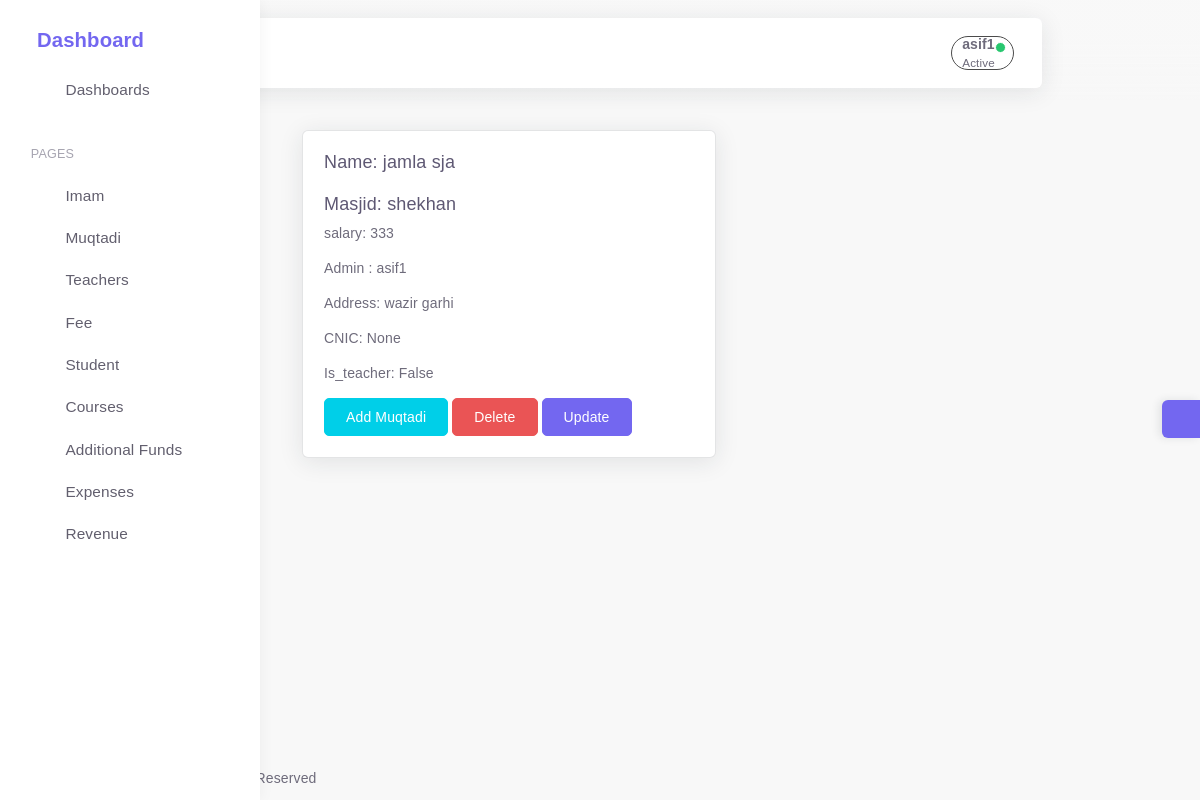
The app's page /imamdetail/9 (signed in) with its own data.
### app/models.py (models this page shows, shortened)
class Cusmanager(models.Model):
    is_deleted=models.BooleanField(default=False)
    objects=Softdeletemanager()
    allobjects=models.Manager()
    class Meta:
        abstract=True

class Teacher(Cusmanager):
        name=models.CharField(max_length=30)
        address=models.CharField(max_length=60,blank=True, null=True)
        is_imam=models.BooleanField(default=False)
        is_teacher=models.BooleanField(default=False)
        cnic=models.PositiveIntegerField(blank=True, null=True,validators=[validate_cnic])
        salary=models.PositiveIntegerField(validators=[validate_money])
        phone=models.IntegerField(validators=[validate_phone],help_text="Enter phone number without zero")
        courses=models.ManyToManyField('Courses' ,blank=True)
        educenter=models.ForeignKey("Educenter",on_delete=models.CASCADE)
        qualification=models.CharField(max_length=50,null=True,blank=True)
        admission_date= models.IntegerField(default=today.day, validators=[validate_date])
        adm_month= models.IntegerField(default=today.month,validators=[validate_date])
        adm_year= models.IntegerField(default=today.year, validators=[validate_year])

class Educenter(Cusmanager):
    useradmin = models.OneToOneField(Useradmin, on_delete=models.CASCADE)
    name=models.CharField(max_length=50)
    address=models.CharField(max_length=60)

### app/views.py (the view)
# urls.py: path('imamdetail/<pk>',Imamdetail.as_view(),name='imamdetail'),
class Imamdetail(LoginRequiredMixin,DetailView):
    kwargs=id
    template_name="imam/imamdetail.html"
    model=Teacher
    context_object_name="educen"
    fields='__all__'

### app/cusmanager.py (called while the page is built)
    def get_queryset(self):
        return super().get_queryset().filter(is_deleted=False)

### templates/Imam/imamdetail.html (shortened to what this page needs)
{% extends 'base.html' %}
{% block content %}
<div class="col-sm-6">
    <div class="card">
      <div class="card-body">
        <h5 class="card-title">
          Name: {{ educen.name }}
        </h5>
        <h4>Masjid:  {{educen.educenter.name}}</h4>
        <p class="card-text"> salary:  {{educen.salary}}</p>
        <p class="card-text"> Admin : {{educen.educenter.useradmin}}</p>
        <p class="card-text"> Address:  {{educen.address}}</p>
        <p class="card-text"> CNIC:  {{educen.cnic}}</p>
        <p class="card-text"> Is_teacher:  {{educen.is_teacher}}</p>
      <a  class="btn btn-info" href="{% url 'create_emp' educen.educenter.id %}" type="submit">Add Muqtadi</a>
      <a  class="btn btn-danger" href="{% url 'deleteimam' educen.id %}" type="submit">Delete</a>
      <a  class="btn btn-primary" href="{% url 'updateimam' educen.id %}" type="submit">Update</a>
      </div>
    </div>
  </div>
{% endblock content %}

### templates/base.html (shortened to what this page needs)
{% load static %}
<html class="loading" lang="en" data-textdirection="ltr">
<head>
 <link href="https://cdn.jsdelivr.net/npm/select2@4.1.0-beta.1/dist/css/select2.min.css" rel="stylesheet" />
    <link rel="stylesheet" type="text/css" href="{% static '/app-assets/vendors/css/vendors.min.css' %}">
    <link rel="stylesheet" type="text/css" href="{% static '/app-assets/vendors/css/extensions/toastr.min.css' %}">
    <link rel="stylesheet" type="text/css " href="{% static '/app-assets/vendors/css/charts/apexcharts.css' %}">
    <link rel="stylesheet" href="https://cdn.jsdelivr.net/npm/bootstrap@4.6.0/dist/css/bootstrap.min.css">
    <link rel="stylesheet" type="text/css" href="{% static '/app-assets/css/bootstrap-extended.min.css' %}">
    <link rel="stylesheet" type="text/css" href="{% static '/app-assets/css/bootstrap.min.css' %}">
    <link rel="stylesheet" type="text/css" href="{% static '/app-assets/css/colors.min.css' %}">
    <link rel="stylesheet" type="text/css" href="{% static '/app-assets/css/components.min.css' %}">
    <link rel="stylesheet" type="text/css" href="{% static '/app-assets/css/themes/dark-layout.min.css' %}">
    <link rel="stylesheet" type="text/css" href="{% static '/app-assets/css/themes/bordered-layout.min.css' %}">
    <link rel="stylesheet" type="text/css" href="{% static '/app-assets/css/themes/semi-dark-layout.min.css' %}">
    <link rel="stylesheet" type="text/css" href="{% static '/app-assets/css/core/menu/menu-types/vertical-menu.min.css' %}">
    <link rel="stylesheet" type="text/css" href="{% static '/app-assets/css/pages/dashboard-ecommerce.min.css' %}">
    <link rel="stylesheet" type="text/css" href="{% static '/app-assets/css/plugins/charts/chart-apex.min.css' %}">
    <link rel="stylesheet" type="text/css" href="{% static '/app-assets/css/plugins/extensions/ext-component-toastr.min.css' %}">
    <link rel="stylesheet" type="text/css" href="{% static '/assets/css/style.css' %}">
</head>
<body class="vertical-layout vertical-menu-modern  navbar-floating footer-static  mainbody" data-open="click" data-menu="vertical-menu-modern" data-col="">
    <span style="display:none;">{% now "Y" as cyear %} {% now "n" as cmonth%}</span>
<nav class="header-navbar navbar navbar-expand-lg align-items-center floating-nav navbar-light navbar-shadow container-xxl">
    <div class="navbar-container d-flex content">
        <div class="bookmark-wrapper d-flex align-items-center">
            <ul class="nav navbar-nav">
                <li class="nav-item d-none d-lg-block"><a class="nav-link bookmark-star"><i class="ficon text-warning" data-feather="star"></i></a>
                </li>
            </ul>
        </div>
        <ul class="nav navbar-nav align-items-center ml-auto rounded">
            {% if request.user.is_authenticated %}
            <li class="nav-item dropdown dropdown-user border-dark"  style="padding:0px; margin:0px; border-radius:90px;"><a class=" nav-link dropdown-toggle dropdown-user-link"  href="javascript:void(0);" data-toggle="dropdown" aria-haspopup="true" aria-expanded="false">
                <div class="user-nav d-sm-flex d-none"><span class="user-name font-weight-bolder">{{request.user}}</span><span class="user-status">Active</span></div><span class="avatar"><span class="avatar-status-online"></span></span></a>
            </li>
            {% endif %}
        </ul>
    </div>
</nav>
<div class="main-menu menu-fixed menu-light menu-accordion menu-shadow" data-scroll-to-active="true">
    <div class="navbar-header">
        <ul class="nav navbar-nav flex-row">
            <li class="nav-item mr-auto"><a class="navbar-brand" href="/">
                    <h2 class="brand-text">Dashboard</h2></a></li>
            <li class="nav-item nav-toggle"><a class="nav-link modern-nav-toggle pr-0" data-toggle="collapse"><i class="d-none d-xl-block collapse-toggle-icon font-medium-4  text-primary" data-feather="disc" data-ticon="disc"></i></a></li>
        </ul>
    </div>
    <div class="main-menu-content">
        <ul class="navigation navigation-main" id="main-menu-navigation" data-menu="menu-navigation">
            <li class=" nav-item"><a class="d-flex align-items-center" href="/"><i data-feather="home"></i><span class="menu-title text-truncate" data-i18n="Dashboards">Dashboards</span></a>
            </li>
            <li class=" navigation-header  align-items-center"><span data-i18n="Apps &amp; Pages">   Pages</span><i data-feather="more-horizontal"></i>
            <li class=" nav-item"><a class="d-flex align-items-center" href="{% url 'imamlist'%}"><i data-feather="users"></i><span class="menu-title text-truncate" data-i18n="Chat">Imam </span></a>
            </li>
            <li class=" nav-item"><a class="d-flex align-items-center" href="{% url 'emplist'%}"><i data-feather="users"></i><span class="menu-title text-truncate" data-i18n="Todo">Muqtadi</span></a>
            </li>
            <li class=" nav-item"><a class="d-flex align-items-center" href="{% url 'teacherlist'%}"><i data-feather="users"></i><span class="menu-title text-truncate" data-i18n="Calendar">Teachers</span></a>
            </li>
            <li class=" nav-item"><a class="d-flex align-items-center" href="{% url 'paytmentmenue'%}"><i data-feather="dollar-sign"></i><span class="menu-title text-truncate" data-i18n="Kanban">Fee</span></a>
            </li>
            <li class=" nav-item"><a class="d-flex align-items-center" href="{% url 'stulist'%}"><i data-feather="users"></i><span class="menu-title text-truncate" data-i18n="Kanban">Student</span></a>
            </li>
            <li class=" nav-item"><a class="d-flex align-items-center" href="{% url 'courseslist'%}"><i data-feather="book"></i><span class="menu-title text-truncate" data-i18n="Kanban">Courses</span></a>
            </li>
            </li>
            <li class=" nav-item"><a class="d-flex align-items-center" href="{% url 'sidefundlist' cmonth cyear %}"><i data-feather="briefcase"></i><span class="menu-title text-truncate" data-i18n="Kanban">Additional Funds</span></a>
            </li>
            <li class=" nav-item"><a class="d-flex align-items-center" href="{% url 'expenselist' cmonth cyear %}"><i data-feather="shopping-bag"></i><span class="menu-title text-truncate" data-i18n="Kanban">Expenses</span></a>
            </li>
            {% now "n" as current_month %}
            {% now "Y" as current_year %}
            <li class=" nav-item"><a class="d-flex align-items-center" href="{% url 'showrevenue'  current_month current_year %}"><i data-feather="pocket"></i><span class="menu-title text-truncate" data-i18n="Kanban">Revenue</span></a>
            </li>
        </ul>
    </div>
</div>
<div class="app-content content">
    <div class="content-wrapper container-xxl p-0">
        <div class="content-header row">
        </div>
        <div class="content-body">
            <section id="multiple-column-form sect" class="mainsection float-center ">
                    {% block content %}
                    {% endblock content %}
            </section>
        </div>
    </div>
</div>
<div class="customizer d-none d-md-block"><a class="customizer-toggle d-flex align-items-center justify-content-center" href="javascript:void(0);"><i class="spinner" data-feather="settings"></i></a>
</div>
<footer class="footer footer-static footer-light">
  <p class="clearfix mb-0"><span class="float-md-left d-block d-md-inline-block mt-25">COPYRIGHT  &copy; 2022<a class="ml-25" href="https://1.envato.market/pixinvent_portfolio" target="_blank">test</a><span class="d-none d-sm-inline-block">, All rights Reserved</span></span></p>
</footer>
</body>
</html>

### records on screen
Teacher: name "jamla sja", educenter.name "shekhan", salary "333", educenter.useradmin "asif1", address "wazir garhi", cnic "None", is_teacher "False"

### other values on screen
{{ request.user }} "asif1"
